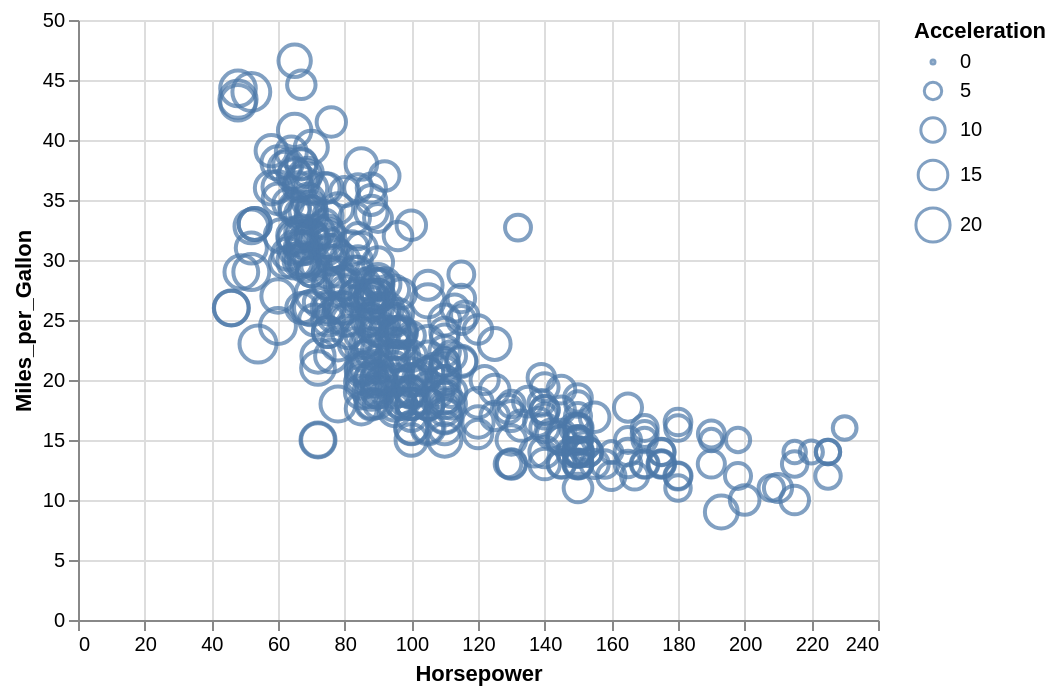

Source (Vega-Lite JSON):
### Vega-Lite specification from a JSON file in a GitHub repository (floating-point values rounded to 4 significant figures; data arrays with more than 128 entries replaced by an {"elided": "..."} marker saying what was removed)
{"config": {"view": {"height": 300, "width": 400}}, "encoding": {"y": {"field": "Miles_per_Gallon", "type": "quantitative"}, "x": {"field": "Horsepower", "type": "quantitative"}, "size": {"field": "Acceleration", "type": "quantitative"}}, "data": {"values": {"elided": "406 records"}}, "mark": "point", "$schema": "https://vega.github.io/schema/vega-lite/v2.4.1.json"}
